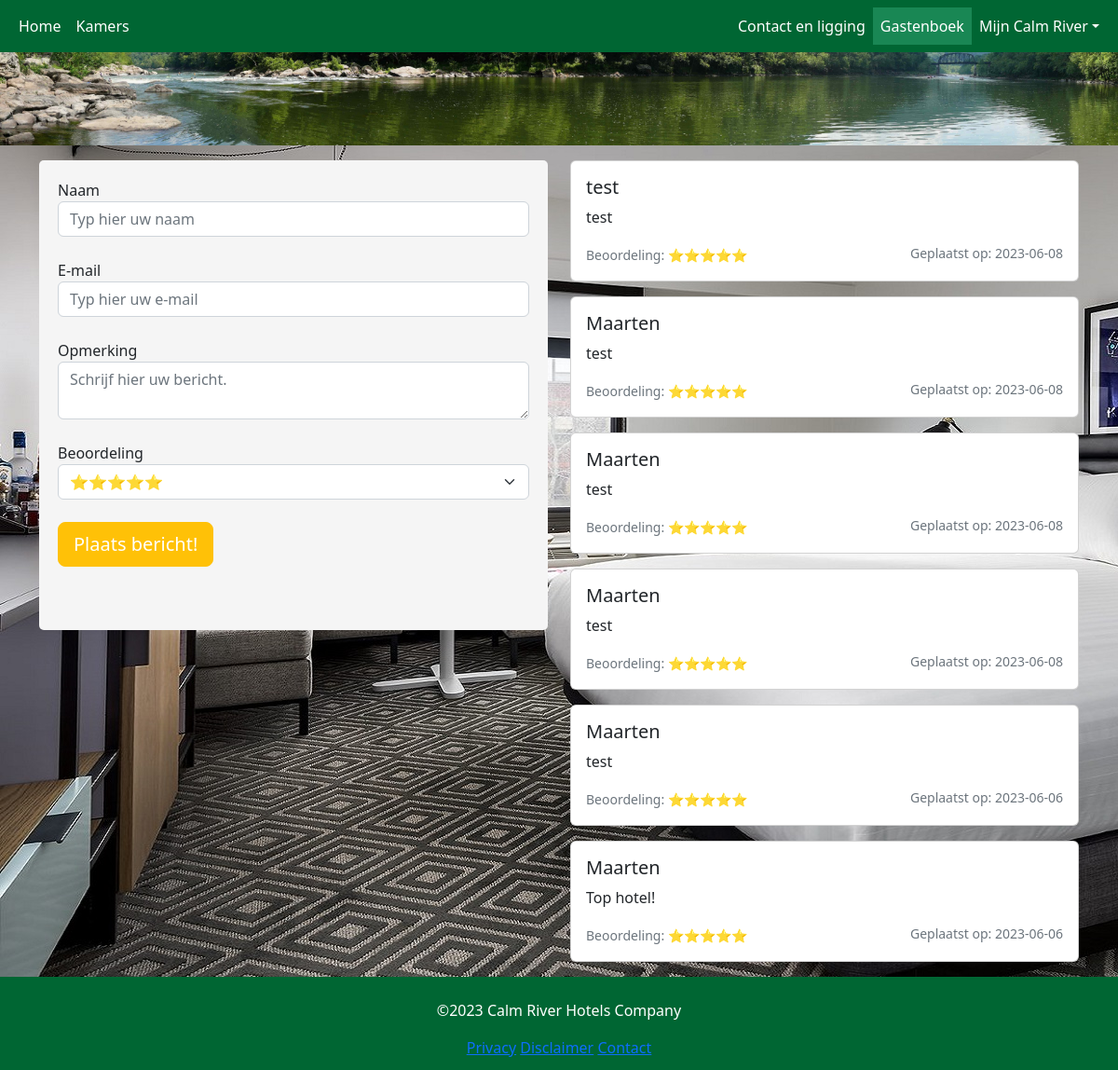
The app's page /reviews, older data.
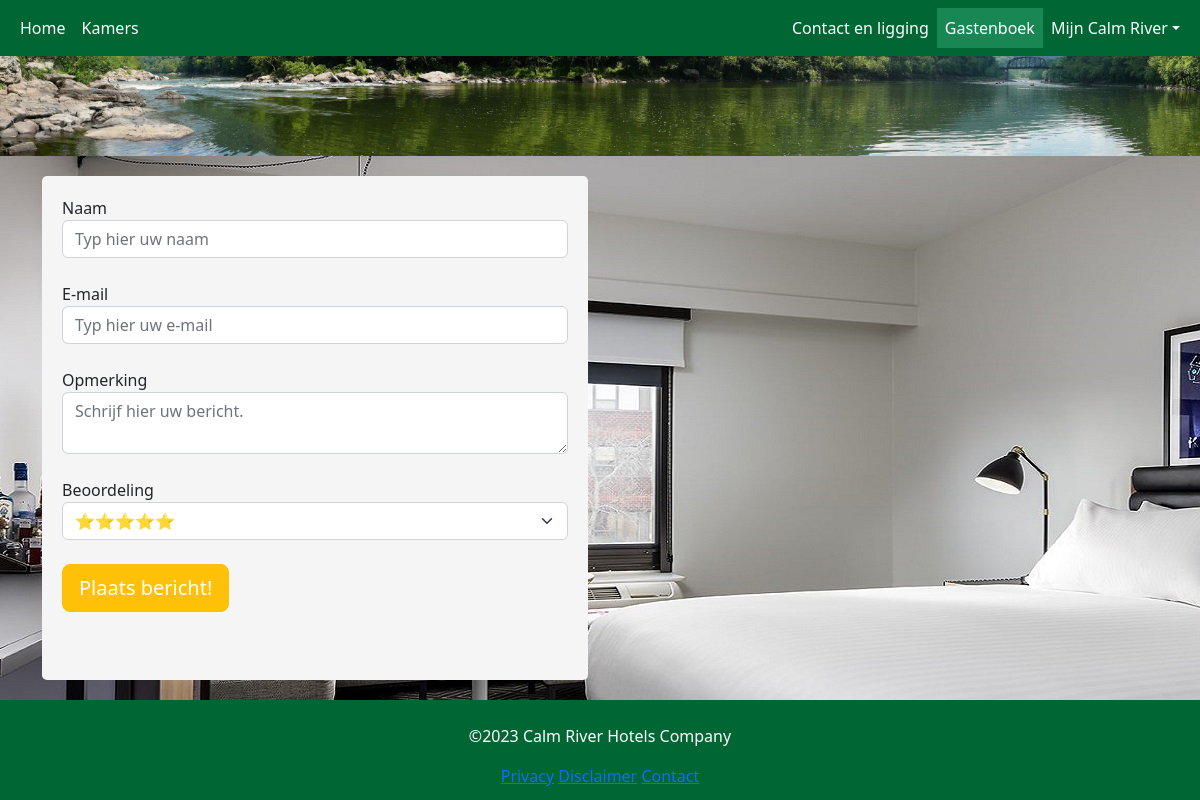
The same page, newer data.
### models/Review.py (models this page shows, shortened)
class Review(db.Model):
    __tablename__ = 'reviews'
    id = db.Column(db.Integer, primary_key=True)
    name = db.Column(db.String(50), index=True)
    rating_id = db.Column(db.Integer, default=5, index=True)
    email = db.Column(db.String(255))
    comment = db.Column(db.Text, nullable=True)
    created_at = db.Column(db.DateTime, nullable=True, unique=False, index=False, default=datetime.utcnow)
    updated_at = db.Column(db.DateTime, nullable=True, unique=False, index=False, default=datetime.utcnow)

### blueprints/reviews/views.py (the view, shortened to what this page needs)
@reviews_bp.route('/reviews', methods=['GET', 'POST'])
def reviews():
    active_page = 'reviews'
    session["url"] = active_page
    reviews = Review.query.order_by(Review.created_at.desc()).limit(10).all()
    form = ReviewForm()
    return render_template('reviews_index.html', form=form, reviews=reviews, active_page=active_page)

### forms.py
class ReviewForm(FlaskForm):
    name = StringField('Naam', validators=[DataRequired()],
                       render_kw={"placeholder": "Typ hier uw naam", "class": "form-control"})
    email = StringField('E-mail', validators=[DataRequired(), Email(message="Ongeldig e-mailadres")],
                        render_kw={"placeholder": "Typ hier uw e-mail", "class": "form-control"})
    comment = TextAreaField('Opmerking', render_kw={"placeholder": "Schrijf hier uw bericht.", "class": "form-control"})
    rating_id = SelectField('Beoordeling',
                            choices=[('5', '⭐⭐⭐⭐⭐'), ('4', '⭐⭐⭐⭐'), ('3', '⭐⭐⭐'), ('2', '⭐⭐'), ('1', '⭐')],
                            validators=[DataRequired()], render_kw={"class": "form-select"})
    submit = SubmitField('Plaats bericht!', render_kw={"class": "btn btn-lg btn-warning mb-5 me-3 text-white"})

### blueprints/reviews/templates/reviews_index.html (shortened to what this page needs)
{% extends "base.html" %}
{% block content %}
<div class="container mt-3">
<div class="row">
  <div class="col-md-6 mb-3">
    <form method="POST">
        {{ form.name.label }} {{ form.name() }}<br>
        {{ form.email.label }} {{ form.email(class_=' '.join(['form-control'] + (['error-input'] if form.email.errors else []))) }}
        <br>
        {{ form.comment.label }} {{ form.comment() }}<br>
        {{ form.rating_id.label }} {{ form.rating_id() }}<br>
        {{ form.submit() }}
    </form>
  </div>
  <div class="col-md-6">
    {% for review in reviews %}
    <div class="card mb-3">
      <div class="card-body">
        <h5 class="card-title">{{ review.name }}</h5>
        <p class="card-text">{{ review.comment }}</p>
        <p class="card-text">
            <small class="text-muted">Beoordeling: {{ review.rating_id * '⭐' }}</small>
            <small class="text-muted float-end">Geplaatst op: {{ review.created_at.strftime('%Y-%m-%d') }}</small>
        </p>
      </div>
    </div>
    {% endfor %}
  </div>
</div>
</div>
{% endblock %}

### templates/base.html (shortened to what this page needs)
<!DOCTYPE html>
<html lang="en">
<head>
  <link rel="stylesheet" href="https://cdnjs.cloudflare.com/ajax/libs/font-awesome/6.0.0-beta2/css/all.min.css">
  <link href="https://cdn.jsdelivr.net/npm/bootstrap@5.2.3/dist/css/bootstrap.min.css" rel="stylesheet">
  <link  rel="stylesheet" href="{{ url_for('static', filename='css/styles.css') }}">
  <link  rel="stylesheet" href="{{ url_for('static', filename='css/breadcrumb.css') }}">
</head>
<body>
  <nav class="navbar navbar-expand-md">
    <div class="container-fluid">
      <div class="collapse navbar-collapse" id="collapsibleNavbar">
        <ul class="navbar-nav me-auto">
          <li class="nav-item">
            <a class="nav-link text-white {% if active_page == 'home' %}bg-success{% endif %}" href="{{ url_for('basic_bp.home') }}">Home</a>
          </li>
          <li class="nav-item">
            <a class="nav-link text-white {% if active_page == 'rooms' %}bg-success{% endif %}" href="{{ url_for('rooms_bp.index') }}">Kamers</a>
          </li>
        </ul>
        <ul class="navbar-nav ms-auto">
          <li class="nav-item">
            <a class="nav-link text-white {% if active_page == 'contact' %}bg-success{% endif %}" href="{{ url_for('basic_bp.contact') }}">Contact en ligging</a>
          </li>
          <li class="nav-item">
            <a class="nav-link text-white {% if active_page == 'reviews' %}bg-success{% endif %}" href="{{ url_for('reviews_bp.reviews') }}">Gastenboek</a>
          </li>
          <li class="nav-item dropdown {% if active_page == 'my_calm_river' %}bg-success{% endif %}">
            <a class="nav-link dropdown-toggle text-white" role="button" data-bs-toggle="dropdown">Mijn Calm River</a>
          </li>
        </ul>
      </div>
    </div>
  </nav>
  <header>
<img src="/static/img/banner.jpg" alt="banner">
  </header>
  <main class="container-fluid">
    {% block content %}
    {% endblock %}
  </main>
  <footer class="p-4 text-center text-white">
    <p>©2023 Calm River Hotels Company</p>
    <span><a href="{{ url_for('basic_bp.privacy') }}">Privacy</a></span>
    <span><a href="{{ url_for('basic_bp.disclaimer') }}">Disclaimer</a></span>
    <span><a href="{{ url_for('basic_bp.contact') }}">Contact</a></span>
  </footer>
</body>
</html>

### static/css/styles.css (style rules this page uses)
* { box-sizing: border-box; }
body { display: flex; flex-direction: column; min-height: 100vh; }
nav { background-color: #006633; }
main { height: 100%; width: 100%; margin-top: auto; }
header > img { height: 100px; width: 100%; }
select, input, textarea { border: 1px solid #ced4da; }
footer { height: 100px; width: 100%; background-color: #006633; margin-top: auto; flex: 0 0 50px; }

Row changes from the older to the newer data that the page shows:
removed Review: name "test", comment "test", rating_id "⭐⭐⭐⭐⭐", created_at "2023-06-08"
removed Review: name "Maarten", comment "test", rating_id "⭐⭐⭐⭐⭐", created_at "2023-06-08"
removed Review: name "Maarten", comment "test", rating_id "⭐⭐⭐⭐⭐", created_at "2023-06-08"
removed Review: name "Maarten", comment "test", rating_id "⭐⭐⭐⭐⭐", created_at "2023-06-08"
removed Review: name "Maarten", comment "test", rating_id "⭐⭐⭐⭐⭐", created_at "2023-06-06"
removed Review: name "Maarten", comment "Top hotel!", rating_id "⭐⭐⭐⭐⭐", created_at "2023-06-06"
